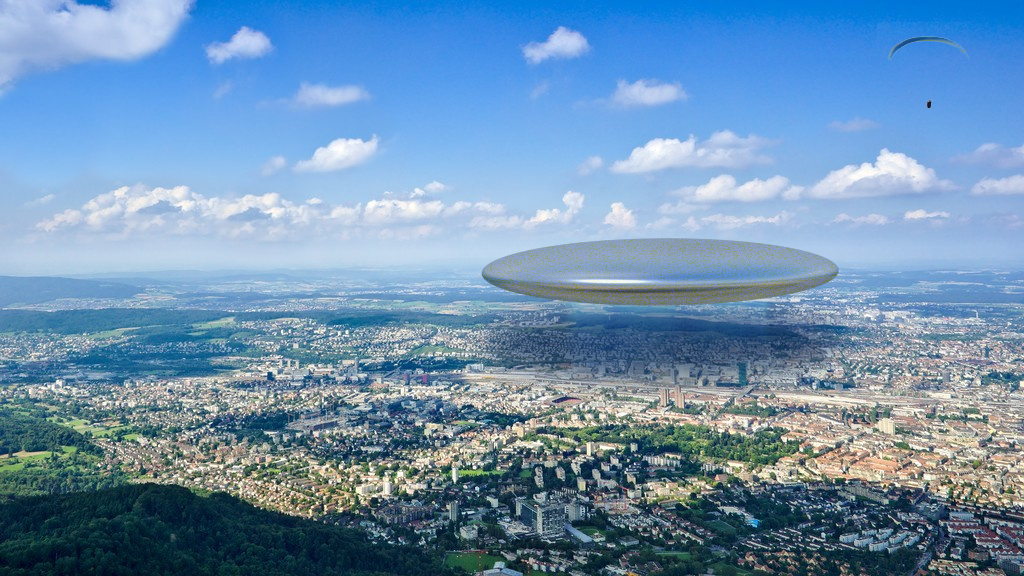
#> input picture img/ufo.cache-1.jpg, 1024 x 576 px, found by its file name
$ python 'clone_test_5 copy.py'
#> lines starting #> are read from the running program, lines starting #| are printed output that depends on the picture
import cv2
import numpy as np
import math
from PIL import Image, ImageStat, ImageDraw, ImageFilter
import imagehash
import timeit
import time
import pywt

path_org = "C:\\Users\\Kapsr\\Pictures\\test_image_folder\\ufo.cache-1.jpg"
#path_org = "C:\\Users\\Kapsr\\Pictures\\test_image_folder\\klon_bearbeitet.png"
path_tmp = "C:\\Users\\Kapsr\\Pictures\\test_image_folder\\klon_bearbeitet_quant.png"

# convert a image using haar wavelets in a jpeg-style compression
def jpeg_style_compression(image, wavelet='haar', level=1, scale=(8, 8)):
    # grayscale and resize image
    image = image.convert('L')
    image = image.resize(scale, Image.Resampling.NEAREST)

    data = np.array(image, dtype=float)

    # Actual wavelet transform
    coeffs = pywt.wavedec2(data, wavelet, level=level)
    coeffs_arr, coeff_slices = pywt.coeffs_to_array(coeffs)

    # Quantization matrix, uniform
    quantization_matrix = np.ones_like(coeffs_arr) * 50
    quantized_coeffs_arr = np.round(coeffs_arr / quantization_matrix) * quantization_matrix

    quantized_coeffs = pywt.array_to_coeffs(quantized_coeffs_arr, coeff_slices, output_format='wavedec2')

    # Reconstruct image
    blocky_data = pywt.waverec2(quantized_coeffs, 'haar')

    # Convert data back to image
    blocky_image = Image.fromarray(np.clip(blocky_data, 0, 255).astype('uint8'))


    return blocky_image

def run():
    # Load Image, convert to RGBA (for Alpha channel)
    img_org = Image.open(path_org)
#> img_org is the input picture: PIL image 1024x576 RGB; mean R, G, B 110.2, 145.6, 177.5
    img_org = img_org.convert("RGBA")
#> img_org: PIL image 1024x576 RGBA

    # Create copy to draw on
    img_copy = Image.new("RGBA", img_org.size, (255, 255, 255, 0))

    img_gray = img_org.convert('L')
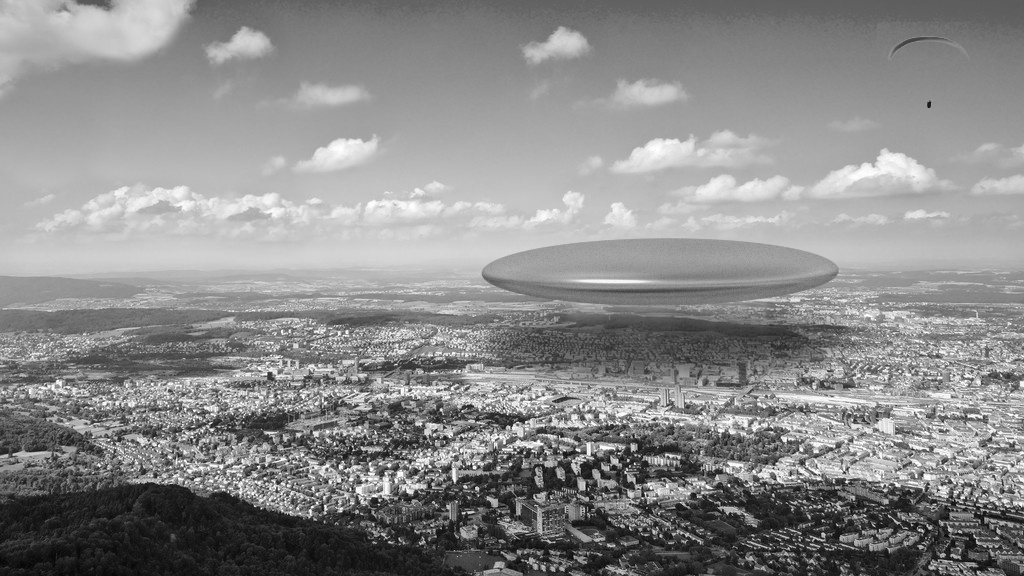
#> img_gray: PIL image 1024x576 L; min 5, max 255, mean 138.7

    #
    frameSize = 16

    (width, height) = img_org.size
#> width = 1024; height = 576
    (w, h) = (width, height)
#> w = 1024; h = 576

    scale = w / 1024
#> scale = 1
    w = 1024
    h = math.floor(h / scale)


    img_resize = img_gray.resize((w, h), resample=Image.Resampling.NEAREST)


    qXMax = math.floor(w / frameSize) * math.floor(frameSize/2)
    qYMax = math.floor(h / frameSize) * math.floor(frameSize/2)
#> qYMax = 288
    qFramesize= math.floor(frameSize/2)

    quant_image = Image.new("L", (qXMax, qYMax))
#> quant_image: PIL image 512x288 L; every value is 0

    draw = ImageDraw.Draw(img_copy)

    # Helper function to get Areas easier
    def getArea(x, y, size):
        return (x, y, x + size, y + size)


    # ----- First loop
    # This loop goes through the image in a grid
    # It quantizes the image to make it more efficient to handle
    for x in range(0, w, frameSize):
        for y in range(0, h, frameSize):
            if x + frameSize > w or y + frameSize > h:
                continue
            else:
                compare_img = img_resize.crop(getArea(x, y, frameSize))

                # Quantize Colors of each frame depending on standard deviation
                stat = ImageStat.Stat(compare_img)
                compare_img = compare_img.quantize((math.floor(stat.stddev[0]) + 1) * 3)

                # Main quantizing step using jpeg style compression but with haar-wavelet
                compressed = jpeg_style_compression(compare_img, scale=(8, 8), level=3)

                # resize the image to fit on quantized image
                compressed = compressed.resize((qFramesize, qFramesize))

                # Paste on quantized image
                (quantX, quantY) = (math.floor(x/2), math.floor(y/2))
                quant_image.paste(compressed, (quantX, quantY))
#> this loop made 64 passes
#> pass 1, in jpeg_style_compression, `image = image.convert('L')`:
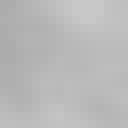
#> image: PIL image 16x16 L (shown 8 times larger); min 172, max 200, mean 185
#> pass 1, in jpeg_style_compression (call 2), `image = image.convert('L')`:
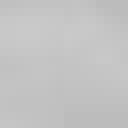
#> image: PIL image 16x16 L (shown 8 times larger); min 188, max 201, mean 195
#> pass 1, in jpeg_style_compression (call 4), `image = image.convert('L')`:
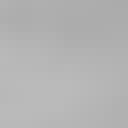
#> image: PIL image 16x16 L (shown 8 times larger); min 171, max 186, mean 179.4
#> after the loop:
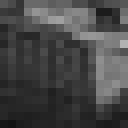
#> compare_img: PIL image 16x16 P (shown 8 times larger); min 19, max 178, mean 70.4
#> after the loop:
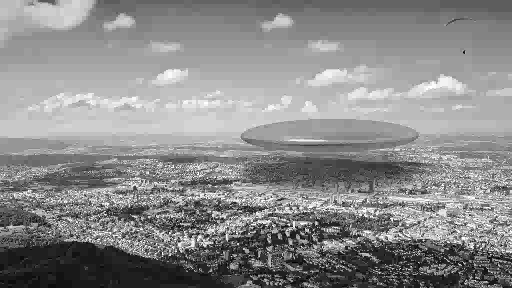
#> quant_image: PIL image 512x288 L; min 0, max 255, mean 138.3

    # hashLib saves 2 hashes for each frame in the image:
    # [0] = A pHash of the larger Area of the Frame
    # [1] = An array of all average hashes

    hashLib = []

    half = math.floor((frameSize * scale) / 2)

    # Helper function to convert quant koords to real koords
    def toReal(coord):
        return coord * scale * 2


    # ----- Second Loop
    # Iterates over the previously generated quantized frame grid
    # This loop does all the hash-generating, filtering and comparing work
    # Draws markers at the end
    for y in range (0, qYMax, qFramesize):
        for x in range(0, qXMax, qFramesize):

            # Get standard deviation of current frame
            compare_img = quant_image.crop(getArea(x, y, qFramesize))
            stat = ImageStat.Stat(compare_img)

            # Only work with frames that are above a certain detail threshold
            if stat.stddev[0] > 14:

                # Generate pHash for 3x3 frame-grid around the central frame
                # This is used to very generically compare two frames to see if a more detailed check is worthwhile
                compare_img = quant_image.crop(getArea(x - qFramesize, y - qFramesize, qFramesize * 3))
                phash = imagehash.phash(compare_img)


                allHashesOfFrame = []
                allHashesOfFrame.clear()

                qSubimage = quant_image.crop((x - qFramesize + 1,
                                              y - qFramesize + 1,
                                              x + 2,
                                              y + 1))

                subDhash = imagehash.average_hash(qSubimage)

                allHashesOfFrame.append([subDhash, (x - qFramesize + 1, y - qFramesize + 1)])

                for yQ in range(y - qFramesize + 2, y + (2*qFramesize) - 1, 2):
                    for xQ in range(x - qFramesize + 1, x + (2*qFramesize) - 1, 2):
                        qSubimage = quant_image.crop((xQ, yQ, xQ+qFramesize, yQ+qFramesize))

                        subDhash = imagehash.average_hash(qSubimage)

                        if allHashesOfFrame[-1][0] != subDhash:
                            allHashesOfFrame.append([subDhash, (xQ, yQ)])


                for hashbundle in hashLib:

                    if hashbundle[0] - phash < 20:
                        matches = []

                        for index, dHashA in enumerate(allHashesOfFrame):
                            if len(matches) > 200:
                                break
                            for i in range(index, len(hashbundle[1])):
                                dHashB = hashbundle[1][i]
                                if dHashA[0] - dHashB[0] < 7:
                                    matches.append((dHashA[1], dHashB[1]))
                            index += 1


                        if len(matches) > 200:
                            for match in matches:

                                areaA = (toReal(match[0][0]), toReal(match[0][1]), toReal(match[0][0]) + frameSize * scale, toReal(match[0][1]) + frameSize * scale)

                                draw.rectangle(areaA, fill=(0, 128, 0, 32))

                                areaB = (toReal(match[1][0]), toReal(match[1][1]), toReal(match[1][0]) + frameSize * scale, toReal(match[1][1]) + frameSize * scale)

                                draw.rectangle(areaB, fill=(0, 128, 0, 32))

                                shape = [(areaA[0] + half, areaA[1] + half),(areaB[0] + half, areaB[1] + half)]

                                draw.line(shape, fill=(0, 0, 128, 32))


                hashLib.append([phash, allHashesOfFrame])
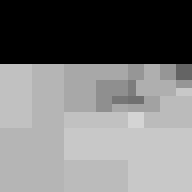
#> compare_img: PIL image 24x24 L (shown 8 times larger); min 0, max 212, mean 122


    out = Image.alpha_composite(img_org, img_copy)

    quant_image.show()
    out.show()
    out.save("C:\\Users\\Kapsr\\Pictures\\test_image_folder\\klon_bearbeitet_result_5.png")


#> (the run stopped early here; a loop or call above may not have finished)

$ run again, with img/klon_bearbeitet.png saved as img/ufo.cache-1.jpg
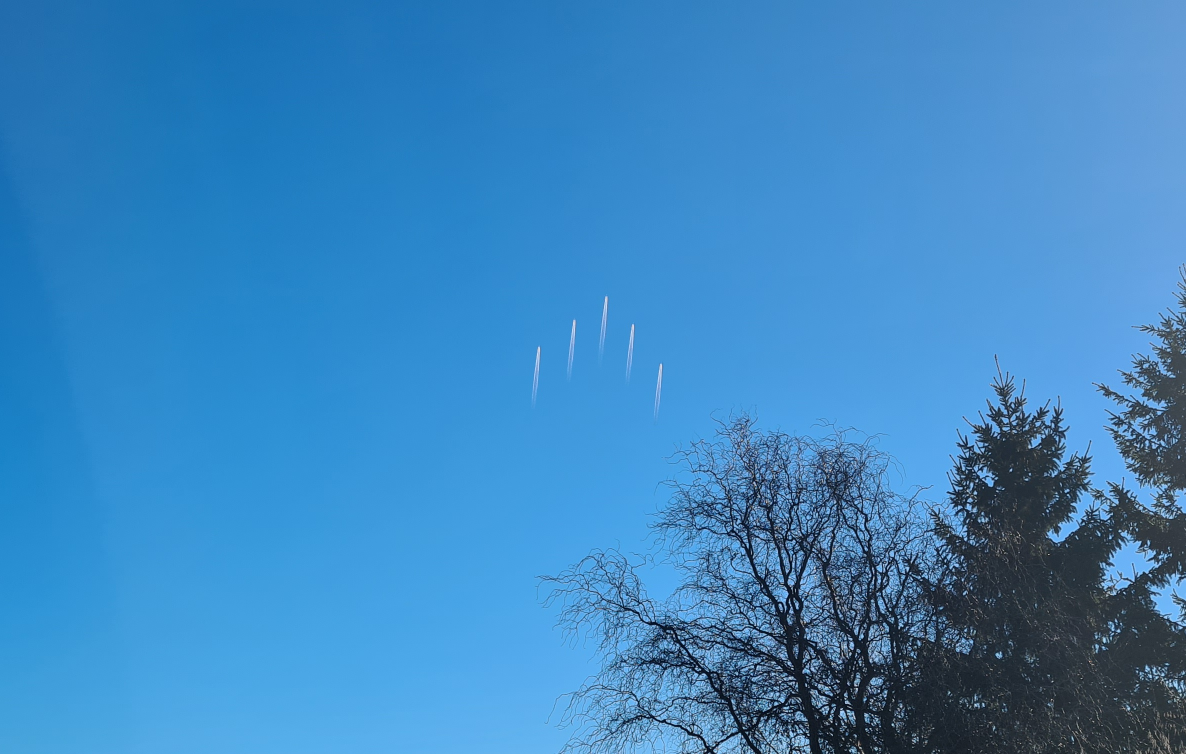
#> input picture img/klon_bearbeitet.png, 2372 x 1508 px, found by its file name (shown at 1/2 size)
#> in run, img_org is the input picture: PIL image 2372x1508 RGB; mean R, G, B 60.6, 134.3, 192.3
#> img_org: PIL image 2372x1508 RGBA
#> in run, `img_resize = img_gray.resize((w, h), resample=Image.Resampling.NEAREST)`:
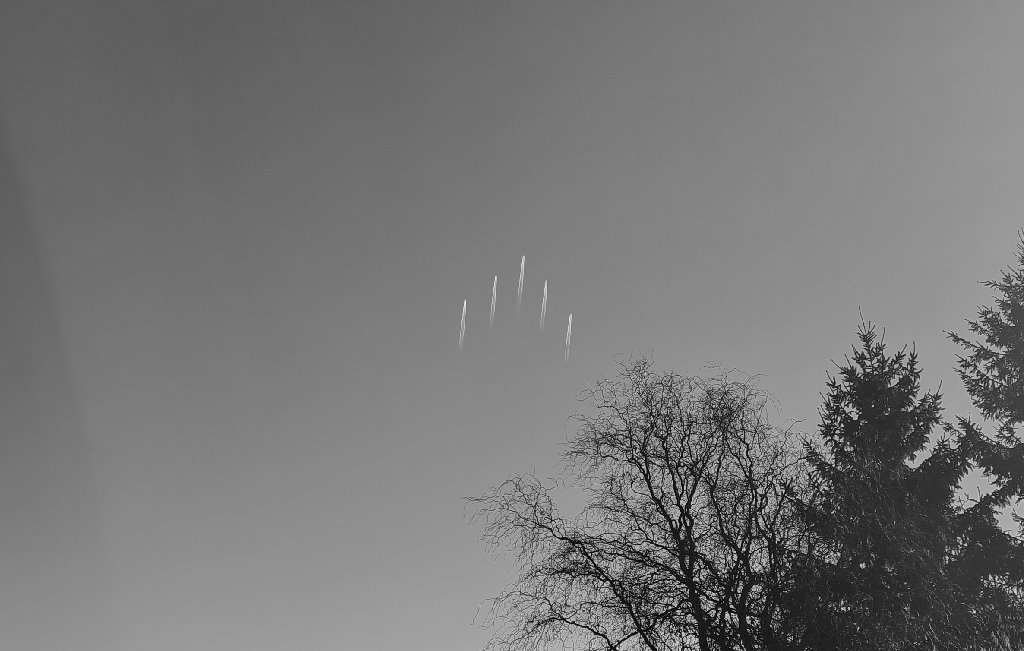
#> img_resize: PIL image 1024x651 L; min 2, max 234, mean 118.8
#> after the loop in run, `for y in range (0, qYMax, qFramesize):`:
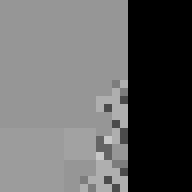
#> compare_img: PIL image 24x24 L (shown 8 times larger); min 0, max 200, mean 100.7

$ run again, with img/tree_gauss.jpg copied over img/ufo.cache-1.jpg
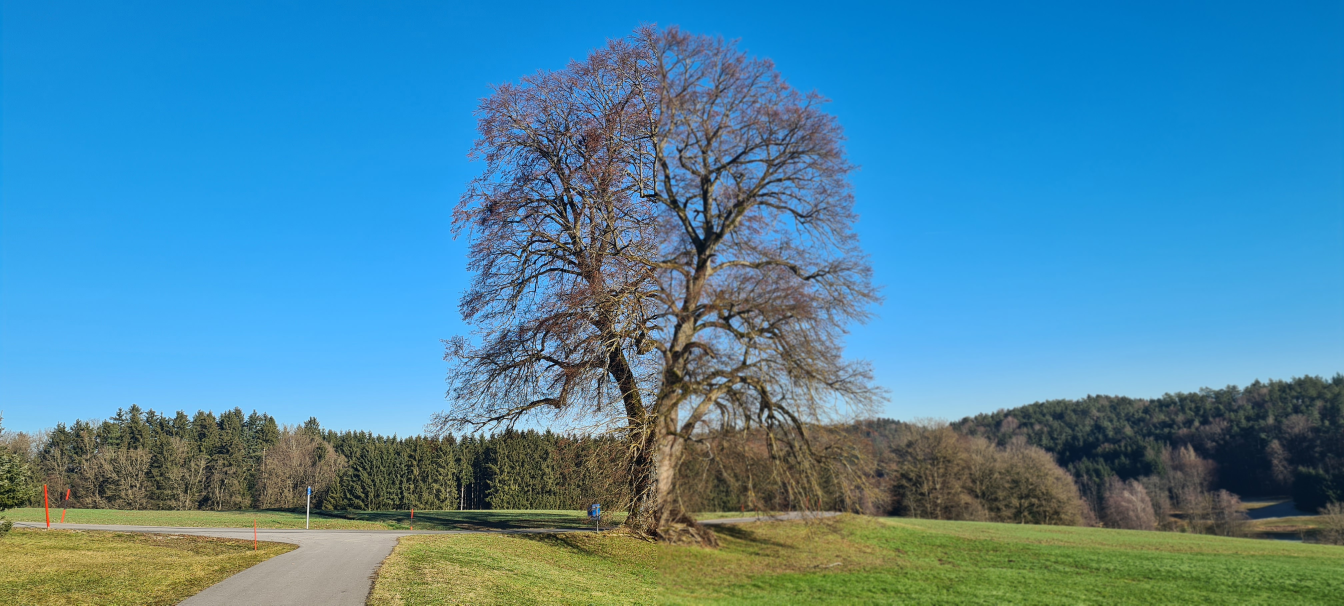
#> input picture img/tree_gauss.jpg, 4032 x 1816 px, found by its file name (shown at 1/3 size)
#> in run, img_org is the input picture: PIL image 4032x1816 RGB; mean R, G, B 75.2, 135.2, 164.2
#> img_org: PIL image 4032x1816 RGBA
#> in run, `img_resize = img_gray.resize((w, h), resample=Image.Resampling.NEAREST)`:
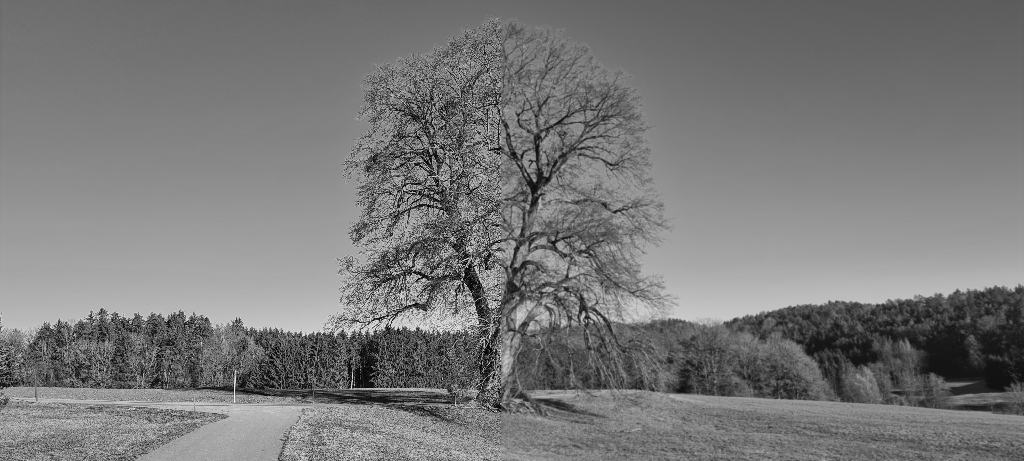
#> img_resize: PIL image 1024x461 L; min 0, max 240, mean 120.6
#> after the loop in run, `for y in range (0, qYMax, qFramesize):`:
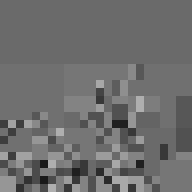
#> compare_img: PIL image 24x24 L (shown 8 times larger); min 25, max 175, mean 109.4
